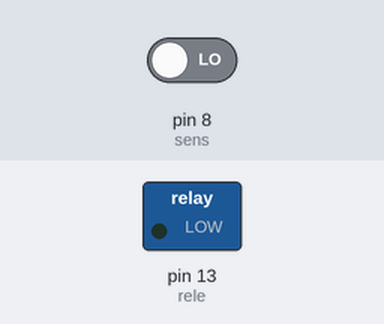
Simulated run of this sketch. Board: Arduino Uno, built for the host (arithmetic inside an expression is 32-bit, double 64-bit). Shown: switched loads named in the sketch (green lamp = pin HIGH). The inputs (shaded band) are chosen by the test bench; at power-on: pin 8 (sens) LOW. WiFi joins after 1.5 s; servers stay silent unless stated.

Above: at 3.0 s.
3.1 s: pin 8 (sens) driven HIGH
At 3.6 s:
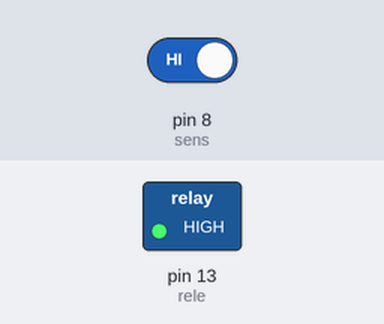
Timing chart, 0 to 6.1 s (numbered marks = the images above; inputs shaded):
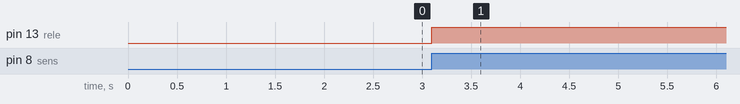

The sketch:

OBJ-Inteligentes.ino
```cpp
// Biblioteca do Blynk (controle remoto do rele)
#define BLYNK_PRINT DebugSerial
// Parametros para auxiliar o blynk a funcionar normalmente
#include <SoftwareSerial.h>
SoftwareSerial DebugSerial(2, 3); // RX, TX
#include <BlynkSimpleStream.h>
char auth[] = "ABX2VT3uAuqcYxGYMLmjNS-sgaYWjGVY";

//definições do hardware
#define    rele    13       //sinal de saída para o módulo relé
#define    sens     8       //entrada para leitura do sensor

//Cria duas variaveis para realizar a leitura do Sensor
bool leituraSensor;
bool leituraAnterior;

void setup() {
  // Debug console
  DebugSerial.begin(9600);
  Serial.begin(9600);
  Blynk.begin(Serial, auth);

  //Definição das portas para identificação no Arduino
  //Sensor
  pinMode(sens, INPUT);

  //Atuador
  pinMode(rele, OUTPUT);

}

void loop() {
  //Funcionamento em rotina

  leituraSensor = digitalRead(sens); //Variavel que guarda a informação vinda do sensor

  //Quando o sensor identificar o solo seco, realiza-se a comparação no if
  if (leituraSensor && !leituraAnterior) {
     while (digitalRead(sens)) { //condição que liga o rele/solenoide em caso de solo seco
        digitalWrite(rele, HIGH);   // Liga o rele, que posteriormente liga a solenoide
        delay(60000);
        digitalWrite(rele, LOW);   //  Desliga o rele, que posteriormente desliga a solenoide

        delay(10000);
     }
  }
  leituraAnterior = leituraSensor;
}
```

Measured:
- after the input at 3.1 s, pin 13 (rele): LOW → HIGH at once
